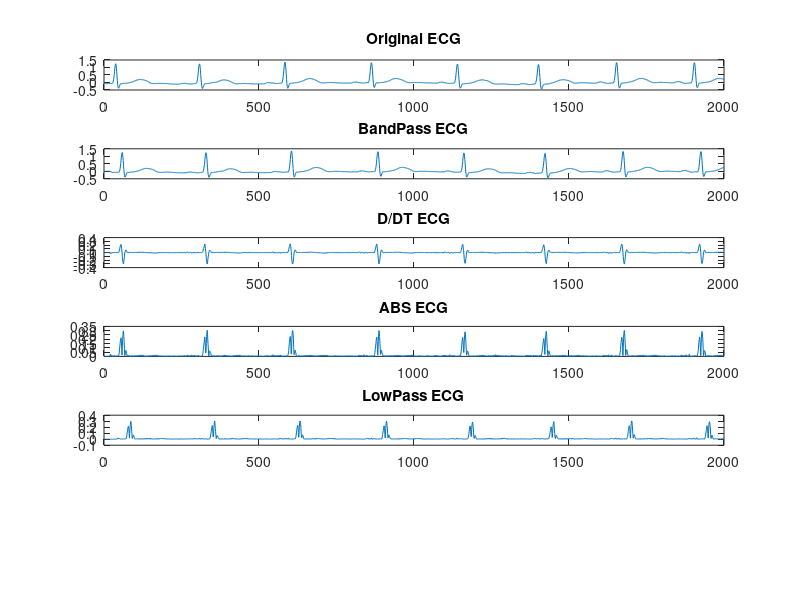

Source code (MATLAB):
function HW4
    % Data Init
    load ECG_1.mat ECG Fs
    ECG_data = ECG(1, :);
    viewWindow = Fs * 10;

    % ECG
    subplot(6, 1, 1);
    plot(ECG_data(1:viewWindow))
    title("Original ECG")

    % BP Filter
    fValues = [0.05 150] / Fs;
    b = fir1(42, fValues, "bandpass");
    bp_ECG = filter(b, 1, ECG_data);
    subplot(6, 1, 2);
    plot(bp_ECG(1:viewWindow))
    title("BandPass ECG")

    % D/DT
    diff_ECG = diff(bp_ECG);
    subplot(6, 1, 3);
    plot(diff_ECG(1:viewWindow))
    title("D/DT ECG")
    
    % ||
    abs_ECG = abs(diff_ECG);
    subplot(6, 1, 4);
    plot(abs_ECG(1:viewWindow))
    title("ABS ECG")

    % LP Filter
    lpVal = 150 / Fs;
    b = fir1(48, lpVal, "low");
    lp_ECG = filter(b, 1, abs_ECG);
    subplot(6, 1, 5);
    plot(lp_ECG(1:viewWindow))
    title("LowPass ECG")

    % Threshold
end